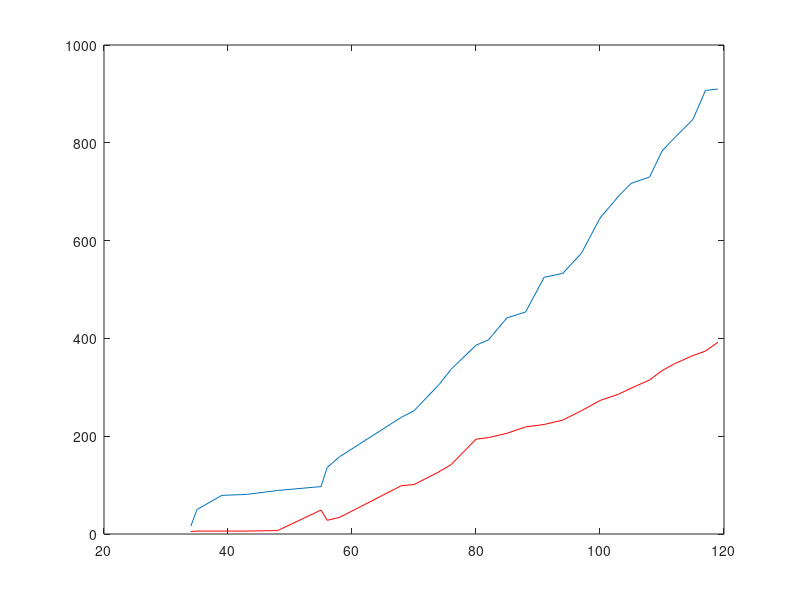

MATLAB code for this plot:
load dataSL1
%load dataLiberia1
iid = find(day==32);
iid1 = find(day==151);
idx  = double(day(iid:iid1))
infected = double(infected(iid:iid1))
death = double(death(iid:iid1))


idx1 = idx(infected>0)
infected = infected(infected>0)
idx1 = idx1-32

idx2 = idx(death>0)
death = death(death>0)
idx2 = idx2-32

figure(2)
plot(idx1,infected)
hold on
plot(idx2,death,'r')